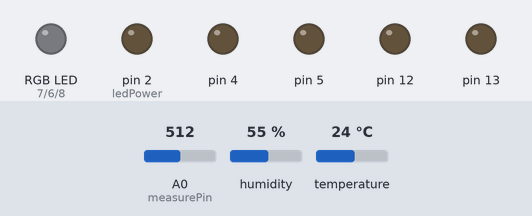
Bench run of a sketch on a simulated Arduino Uno, built with avr-gcc and run on an emulated ATmega328P. Parts: an RGB LED mixed from three pins (HIGH = lit), output pins drawn as LEDs (lit = HIGH). The inputs (shaded band) are chosen by the test bench; at power-on: A0 (measurePin) = 512, humidity 55 %, temperature 24 °C. The modem accepts every AT command (registered, SIM ready, sends succeed) and sends nothing else; what the sketch prints to the serial monitor is not drawn.

Above: at 0.1 s.
At 16.2 s:
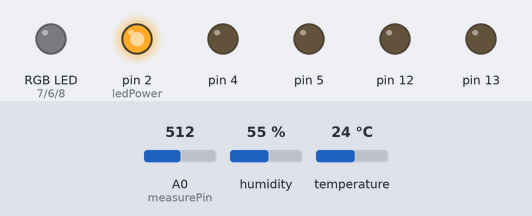
At 24.5 s:
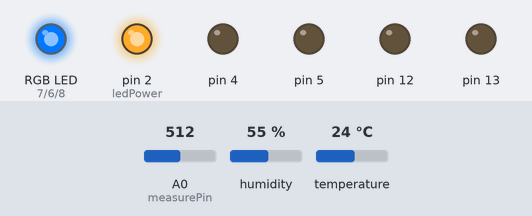
At 25.7 s:
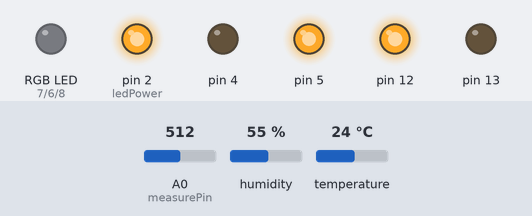
Timing chart, 0 to 27.2 s (numbered marks = the images above):
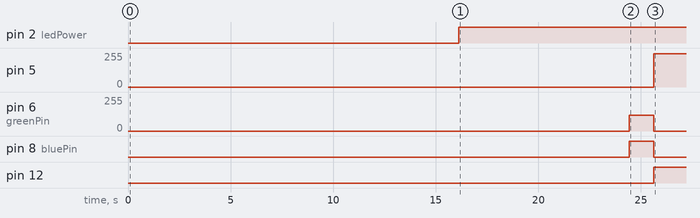

The sketch:

autodoor_last.ino
```cpp
#include <DHT11.h>
#include <SoftwareSerial.h>    //라이브러리 불러옴
#include <stdlib.h>
#define DEBUG true

SoftwareSerial esp8266(10, 11); // RX/TX 설정, serial 객체생성

int doortime = 0;
// 문이 열리고 닫히는 우선순위
int priority = 0, tmppriority = -1;
// 문을 닫을지 열지 결정
int isopen = 0;

int dhtpin = 3, err;
int timeman = 12;

DHT11 dht11(dhtpin);

// 0 : 문이 닫혔을때, 1 : 문이 열렸을 때
int sts = 0;

int measurePin = 0; //Connect dust sensor to Arduino A0 pin
int ledPower = 2;   //Connect 3 led driver pins of dust sensor to Arduino D2

int samplingTime = 280;
int deltaTime = 40;
int sleepTime = 9680;
int redPin = 7, greenPin = 6, bluePin = 8;

// 온도, 습도, 먼지농도
float temp = 0, humi = 0, dust = 0;
float tmptemp = 0, tmphumi = 0, tmpdust = 0;

float voMeasured = 0;
float calcVoltage = 0;
float dustDensity = 0;

// 자신의 thingspeak 채널의 API key 입력
String apiKey = "OY5054PMOEY6PM07";


void setup() {

  //시리얼통신속도 9600보드레이트 설정
  Serial.begin(9600); // 시리얼 시작
  esp8266.begin(9600); // 와이파이

             // 먼지센서 세팅
  pinMode(ledPower, OUTPUT);
  pinMode(4, OUTPUT);

  // 기어드모터 PinMode 세팅
  pinMode(12, OUTPUT);
  pinMode(13, OUTPUT);

  pinMode(7, OUTPUT);
  pinMode(8, OUTPUT);

    sendData("AT+RST\r\n",2000,DEBUG); // reset module
    sendData("AT+CIOBAUD?\r\n",2000,DEBUG); // check baudrate (redundant)
    sendData("AT+CWMODE=3\r\n",1000,DEBUG); // configure as access point (working mode: AP+STA)
    sendData("AT+CWLAP\r\n",3000,DEBUG); // list available access points
    sendData("AT+CWJAP=\"jungki\",\"1234567890\"\r\n",5000,DEBUG); // join the access point
    sendData("AT+CIFSR\r\n",1000,DEBUG); // get ip address
    sendData("AT+CIPMUX=1\r\n",1000,DEBUG); // configure for multiple connections
    sendData("AT+CIPSERVER=1,80\r\n",1000,DEBUG); // turn on server on port 80
}

void loop() {

  // DHT22 온습도 불러옴
  getDust();
  TempHumi();

  // 3분마다 점검을 한다.
  if (timeman >= 20) {
    PrioritySet(); // 계산을 해서 우선순위를 따진다.
             // 문이 닫혀있을 때
    Serial.print("sts : ");
    Serial.print(sts);
    Serial.print("  ");
    if (sts == 0 && isopen == 1) {
      Serial.println("  문 열림");
      MotorOpen();
      delay(1180);
      MotorStop();

      digitalWrite(12, HIGH);
      digitalWrite(13, LOW);
      analogWrite(5, 250);

      tmppriority = priority;
      sts = 1;
    }
    // 문이 열려있을 때
    else if (sts == 1 && isopen == 0) {
      Serial.println("문 닫힘");
      MotorClose();
      delay(1180);
      MotorStop();

      digitalWrite(12, HIGH);
      digitalWrite(13, LOW);
      analogWrite(5, 0);

      tmppriority = priority;
      sts = 0;
    }
    timeman = 0;
  }

  // 1분마다 thingspeak에 데이터를 전송
  if ((timeman % 10) == 0) { // 1분마다 thingspeak에 데이터전송
    SendToThingspeak();
  }

  delay(1000);
  timeman += 1;
}

void PrioritySet() {

  if (dust > 0.1) {
    if (sts == 0) {
      isopen = 1; // 문 열어야 한다
      tmpdust = dust;
    }
    else if (sts == 1 && dust > tmpdust + 0.2) {
      isopen = 0; // 문을 열었는데 먼지가 더 심해지면 문 닫아야 한다.
            // delay(300000); // 5분동안 못열음
    }
  }
  else if (sts == 1 && dust <= 0.1) {
    isopen = 0;
  }
}

void TempHumi() {
  if ((err = dht11.read(humi, temp)) == 0) //온도, 습도 읽어와서 표시
  {
    Serial.print("temperature:");
    Serial.print(temp);
    Serial.print("  humidity:");
    Serial.print(humi);
    Serial.print("  Dust:");
    Serial.print(dust);
    Serial.println();
  }
}

void PanGo() {
  digitalWrite(12, HIGH);
  digitalWrite(13, LOW);
  analogWrite(5, 0);
}

void PanStop() {

}

// 모터를 작동을 제어
void MotorStop() {
  //최대속도의 50%로 정회전
  digitalWrite(7, LOW);
  digitalWrite(8, LOW);
  analogWrite(6, 0);
}

void MotorOpen() {
  digitalWrite(7, LOW);
  digitalWrite(8, HIGH);
  analogWrite(6, 120);
}

void MotorClose() {
  digitalWrite(7, HIGH);
  digitalWrite(8, LOW);
  analogWrite(6, 120);
}

// 먼지의 값을 계산해서 반환
void getDust() {
  digitalWrite(ledPower, LOW); // power on the LED
  delayMicroseconds(samplingTime);

  voMeasured = analogRead(measurePin); // read the dust value

  delayMicroseconds(deltaTime);
  digitalWrite(ledPower, HIGH); // turn the LED off
  delayMicroseconds(sleepTime);

  calcVoltage = voMeasured * (5.0 / 1024.0);
  dustDensity = 0.17 * calcVoltage - 0.1;

  dust = dustDensity;
}

void SendToThingspeak() {
  // String 변환
  char buf[16];
  String strTemp = dtostrf(temp, 4, 1, buf);
  String strHumi = dtostrf(humi, 4, 1, buf);
  String strDust = dtostrf(dust, 4, 1, buf);

  // TCP 연결
  String cmd = "AT+CIPSTART=\"TCP\",\"";
  cmd += "184.106.153.149"; // api.thingspeak.com 접속 IP
  cmd += "\",80";           // api.thingspeak.com 접속 포트, 80
  esp8266.println(cmd);

  if (esp8266.find("Error")) {
    Serial.println("AT+CIPSTART error");
    return;
  }

  // GET 방식으로 보내기 위한 String, Data 설정
  String getStr = "GET /update?api_key=";
  getStr += apiKey;
  getStr += "&field1=";
  getStr += String(strTemp);
  getStr += "&field2=";
  getStr += String(strHumi);
  getStr += "&field3=";
  getStr += String(strDust);
  getStr += "\r\n\r\n";

  // Send Data
  cmd = "AT+CIPSEND=";
  cmd += String(getStr.length());
  esp8266.println(cmd);

  if (esp8266.find(">")) {
    esp8266.print(getStr);
  }
  else {
    esp8266.println("AT+CIPCLOSE");
    // alert user
  }
}

String sendData(String command, const int timeout, boolean debug) {
  String response = "";
  esp8266.print(command); // send the read character to the esp8266
  long int time = millis();

  while ((time + timeout) > millis()) {
    while (esp8266.available()) {
      // The esp has data so display its output to the serial window
      char c = esp8266.read(); // read the next character.
      response += c;
    }
  }
  if (debug) {
    Serial.print(response);
  }
  return response;
}
```

Measured:
- by itself, pin 2 (ledPower): LOW → HIGH at 16.1 s
- by itself, pin 5: 0/255 → 250/255 at 25.6 s
- by itself, pin 6 (greenPin): 0/255 → 120/255 at 24.4 s, → 0/255 1.2 s later
- by itself, pin 8 (bluePin): LOW → HIGH at 24.4 s, → LOW 1.2 s later
- by itself, pin 12: LOW → HIGH at 25.6 s
